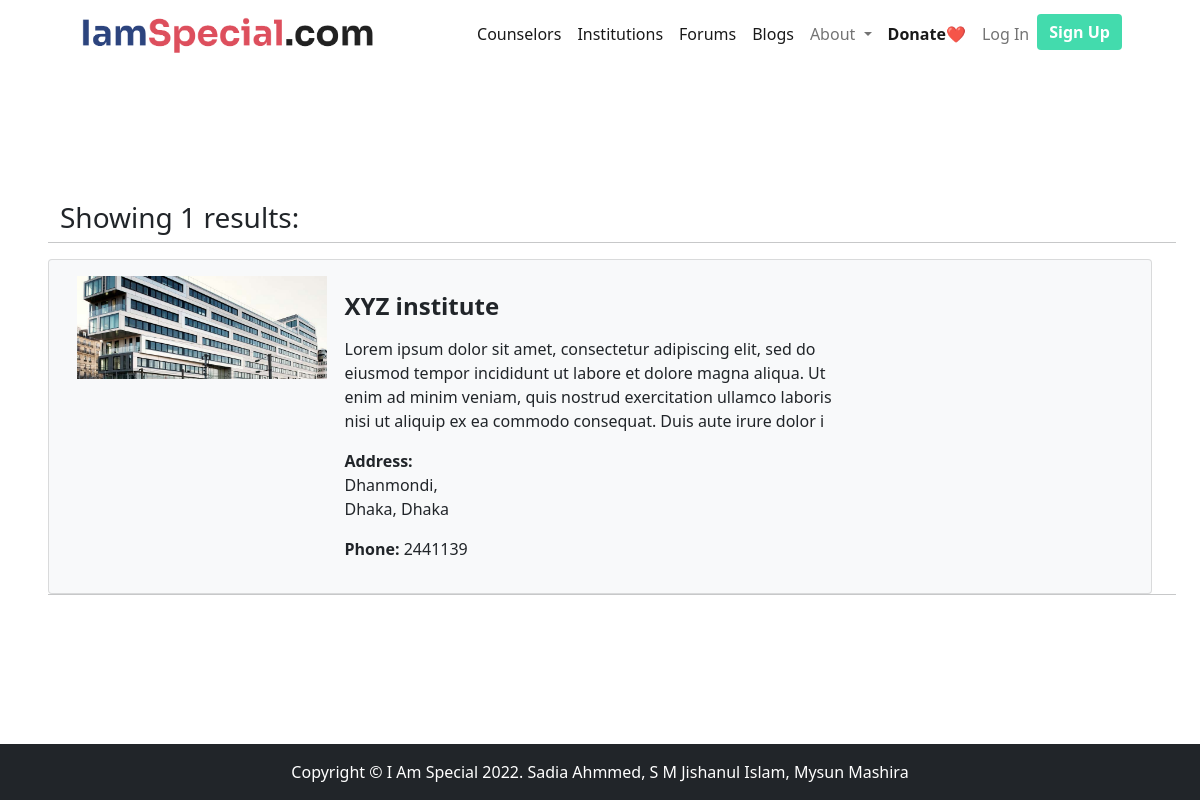
Screenshot of /institutions.php with the database file from the repository.
### tables this page shows
CREATE TABLE `institutions` (
  `ins_id` int(11) NOT NULL,
  `name` varchar(255) NOT NULL,
  `about` varchar(255) NOT NULL,
  `street` varchar(255) NOT NULL,
  `area` varchar(255) NOT NULL,
  `city` varchar(255) NOT NULL,
  `state` varchar(255) NOT NULL,
  `phone` varchar(255) NOT NULL,
  `type` varchar(20) NOT NULL,
  `picture` text NOT NULL
);

### institutions.php (the view, shortened to what this page needs)
<?php include "includes/components/header.php" ?>
<?php include "includes/components/navbar.php" ?>
<section style="margin: 5%;" class="pt-4">
    <br>
    <br>
    <div class="row">
        <?php
        $sql = "SELECT DISTINCT * FROM institutions";
        $res = mysqli_query($connection, $sql) or die("Failed " . mysqli_error($connection));
        echo "<h3>Showing " . mysqli_num_rows($res) . " results:</h3>
        <hr>
        <br>";
        if ($res) {
            while ($row = mysqli_fetch_assoc($res)) {
                echo "
                    <div class='card bg-light'>
                        <div class='card-body'>
                            <div class='row'>
                                <div class='col-xl-3 col-md-6'>
                                    <img src='images/institutions/{$row['picture']}?1234324' width=250px/>
                                </div>
                                <div class='col-xl-6 col-md-4'>
                                    <p><h4><strong> {$row['name']} </strong></h4></p>
                                    <p>{$row['about']}</p>
                                    <p><strong>Address:</strong><br> {$row['area']}, <br>{$row['city']}, {$row['state']}</p>
                                    <p><strong>Phone:</strong> {$row['phone']}</p>
                                </div>
                            </div>
                        </div>
                    </div>
                    <br>
                    <hr>
                    <br>
                    ";
            }
        }
        ?>
    </div>
</section>
<?php include "includes/components/footer.php" ?>

### rows the page displays
institutions: picture (picture), name "XYZ institute", about "Lorem ipsum dolor sit amet, consectetur adipiscing elit, sed do eiusmod tempor incididunt ut labore et dolore magna aliqua. Ut enim ad minim veniam, quis nostrud exercitation ullamco laboris nisi ut aliquip ex ea commodo consequat. Duis aute irure dolor i", area "Dhanmondi", city "Dhaka", state "Dhaka", phone "2441139"

### other values shown
mysqli_num_rows($res) "1"
